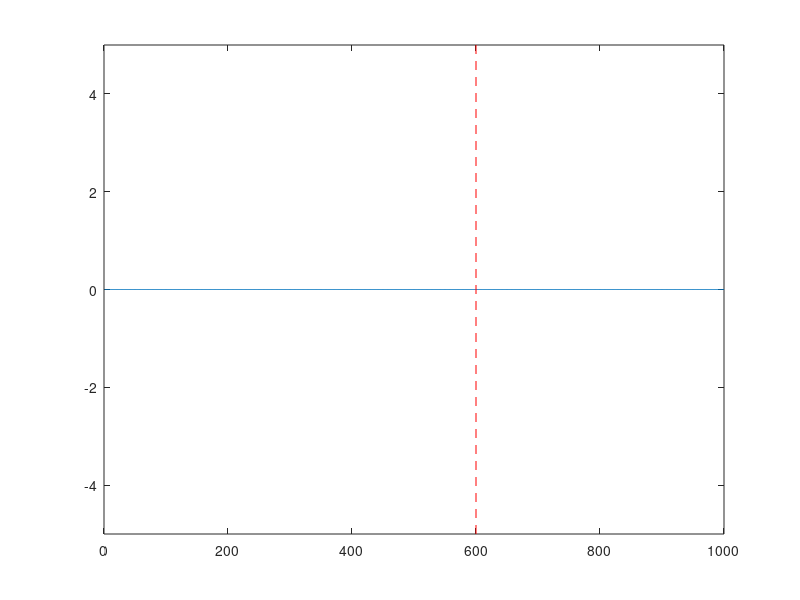

Here is the MATLAB script that generated this plot: (Note: this script raises an error after producing the figure.)
% 此代码在一维P波波动方程（无衰减）实现波的反射/透射现象基础之上加入了声衰减效应。
% 按q可退出当前的图像。
% 衰减既不能只依赖空间步长，因为难以解决方向问题；也不能依赖于时间步长，因为难以知道什么时候衰减系数发生变化。
% P[n][m+1] = (2 * P[n][m] - P[n][m-1] * (1 - b * dt / 2) +(c * dt / dz) * (c * dt / dz) *(P[n+1][m] - 2 * P[n][m] + P[n-1][m])) /(1 + b * dt / 2);


close all;
clear all;
clc;

% 设定参数
space_length = 10; % 空间长度
time_length = 10; % 时间长度
space_grid_num = 1000; % 空间网格数
time_grid_num = 2000; % 时间网格数
dz = space_length / space_grid_num; % 空间步长
dt = time_length / time_grid_num; % 时间步长
P = zeros(space_grid_num, time_grid_num); % 零初始化P域
interface_position = 600; % 界面位置
p0 = 1; % 振幅
omega = 2*pi; % 角频率

% 设定声场参数
c1 = 1; % 介质1波速
c2 = 1.5; % 介质2波速
b = 0.05; % 空间衰减系数
alpha1 = 0.2;  % 介质1的空间衰减系数
alpha2 = 0.2;   % 介质2的空间衰减系数



% 迭代计算每个时间步
for m = 2:time_grid_num-1
    if m * dt < 0.5  % 左边界处设置波源，持续时间0.5秒
        P(1, m) = p0 * sin(omega * m * dt);  % 简化波源模型为 p0 * sin(ωt)
    end
    for n = 2:space_grid_num-1
        if n < interface_position  % 介质1内的波动方程，考虑衰减
            P(n, m+1) = (2 * P(n, m) - P(n, m-1) * (1 - b * dt / 2) +(c1 * dt / dz) * (c1 * dt / dz) *(P(n+1, m) - 2 * P(n, m) + P(n-1, m))) /(1 + b * dt / 2);
        else
             % 介质2内的波动方程，考虑衰减
            P(n, m+1) = (2 * P(n, m) - P(n, m-1) * (1 - b * dt / 2) +(c2 * dt / dz) * (c2 * dt / dz) *(P(n+1, m) - 2 * P(n, m) + P(n-1, m))) /(1 + b * dt / 2);
        end
    end   
    % 右边界,一阶吸收边界条件
    P(space_grid_num, m+1) = P(space_grid_num-1, m+1) - 1/c2 *(P(space_grid_num-1,m+1)-P(space_grid_num-1,m))*dz/dt;  
end

% 绘制波动图
figure;
for m = 1:3:time_grid_num % Increase the step size to plot at a higher frequency
    plot(P(:, m));
    ylim([-5, 5]);
    line([600, 600], [-5, 5], 'Color', 'r', 'LineStyle', '--'); % 在x=600处画一条线
    % 使用寻峰函数找到峰值并在图像上显示
    [pks, locs] = findpeaks(P(:, m),"MinPeakHeight",0.1);
    text(locs, pks+0.2, num2str(pks));
    
    drawnow;
    if strcmpi(get(gcf, 'currentkey'), 'q') % 按下q键退出
        break;
    end
end


% Close the figure and exit
close(gcf);




% 已废弃的方案，无法解决多方向衰减问题
% 不得不承认在多方向上的衰减是一个很复杂的问题，而我们用的只是一个简化的模型，可能无法仅通过增加一些项来解决这个问题。
% % 迭代计算每个时间步
% for m = 2:time_grid_num-1
%     if m * dt < 0.5  % 左边界处设置波源，持续时间0.5秒
%         P(1, m) = p0 * sin(omega * m * dt);  % 简化波源模型为 p0 * sin(ωt)
%     end
%     for n = 2:space_grid_num-1
%         if n < interface_position  % 介质1内的波动方程，考虑衰减
%             damping_factor = exp(-alpha1 * (n - 1) * dz);  % 计算衰减因子
%             P(n, m+1) = 2 * P(n, m) - P(n, m-1) + (c1 * dt / dz)^2 * damping_factor * (P(n+1, m) - 2 * P(n, m) + P(n-1, m));
%         else
%              % 介质2内的波动方程，考虑衰减
%             damping_factor = exp(-alpha2 * (n - interface_position) * dz);  % 计算衰减因子
%             P(n, m+1) = 2 * P(n, m) - P(n, m-1) + (c2 * dt / dz)^2 * damping_factor * (P(n+1, m) - 2 * P(n, m) + P(n-1, m));
%         end
%     end   
%     % 右边界,一阶吸收边界条件
%     P(space_grid_num, m+1) = P(space_grid_num-1, m+1) - 1/c2 *(P(space_grid_num-1,m+1)-P(space_grid_num-1,m))*dz/dt;  
% end

% % 绘制波动图
% figure;
% for m = 1:3:time_grid_num % Increase the step size to plot at a higher frequency
%     plot(P(:, m));
%     ylim([-5, 5]);
%     line([600, 600], [-5, 5], 'Color', 'r', 'LineStyle', '--'); % 在x=600处画一条线
%     % 使用寻峰函数找到峰值并在图像上显示
%     [pks, locs] = findpeaks(P(:, m),"MinPeakHeight",0.2);
%     text(locs+5, pks, num2str(pks));
    
%     drawnow;
%     if strcmpi(get(gcf, 'currentkey'), 'q') % 按下q键退出
%         break;
%     end
% end

% % Close the figure and exit
% close(gcf);


